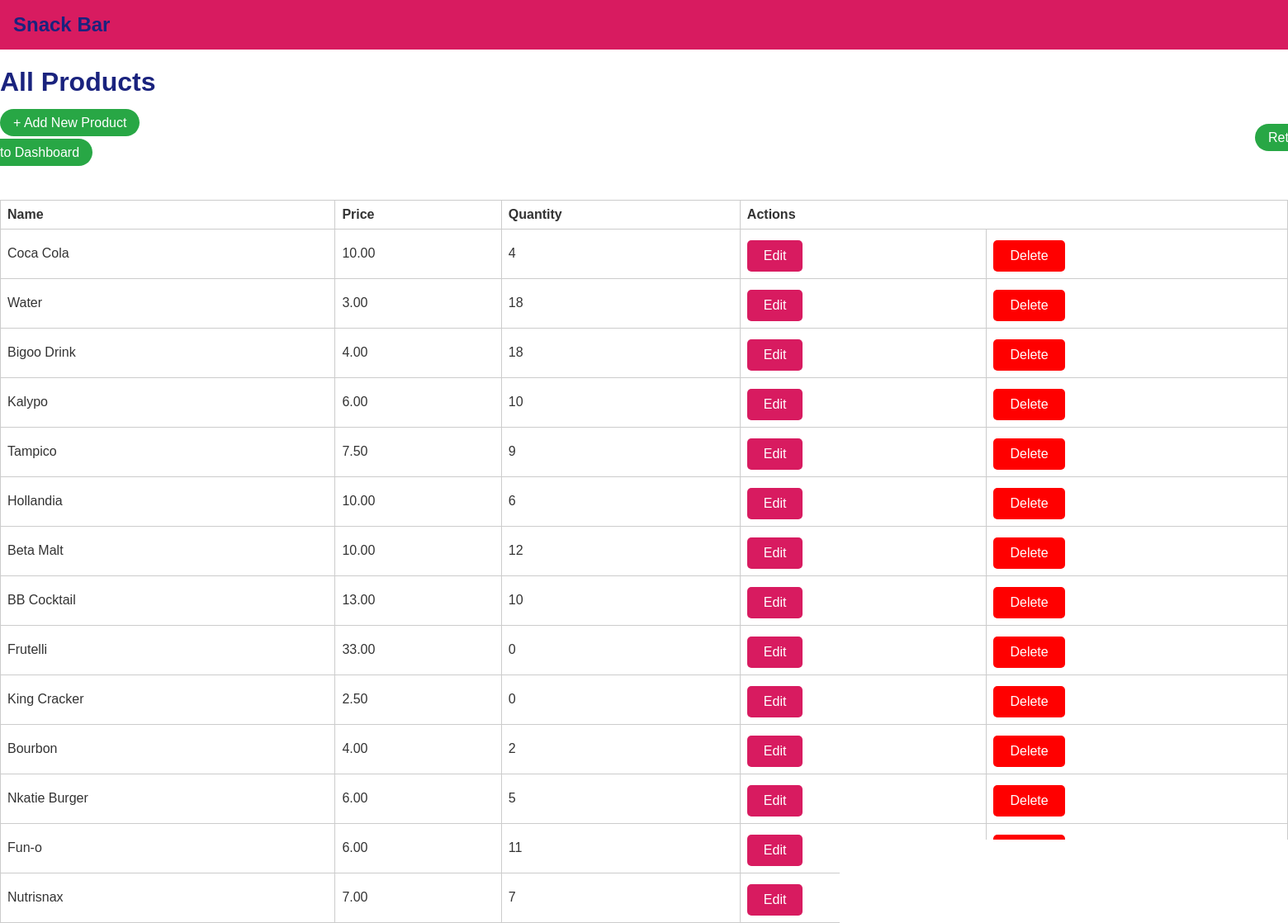
Before: /products/ with the older database file.
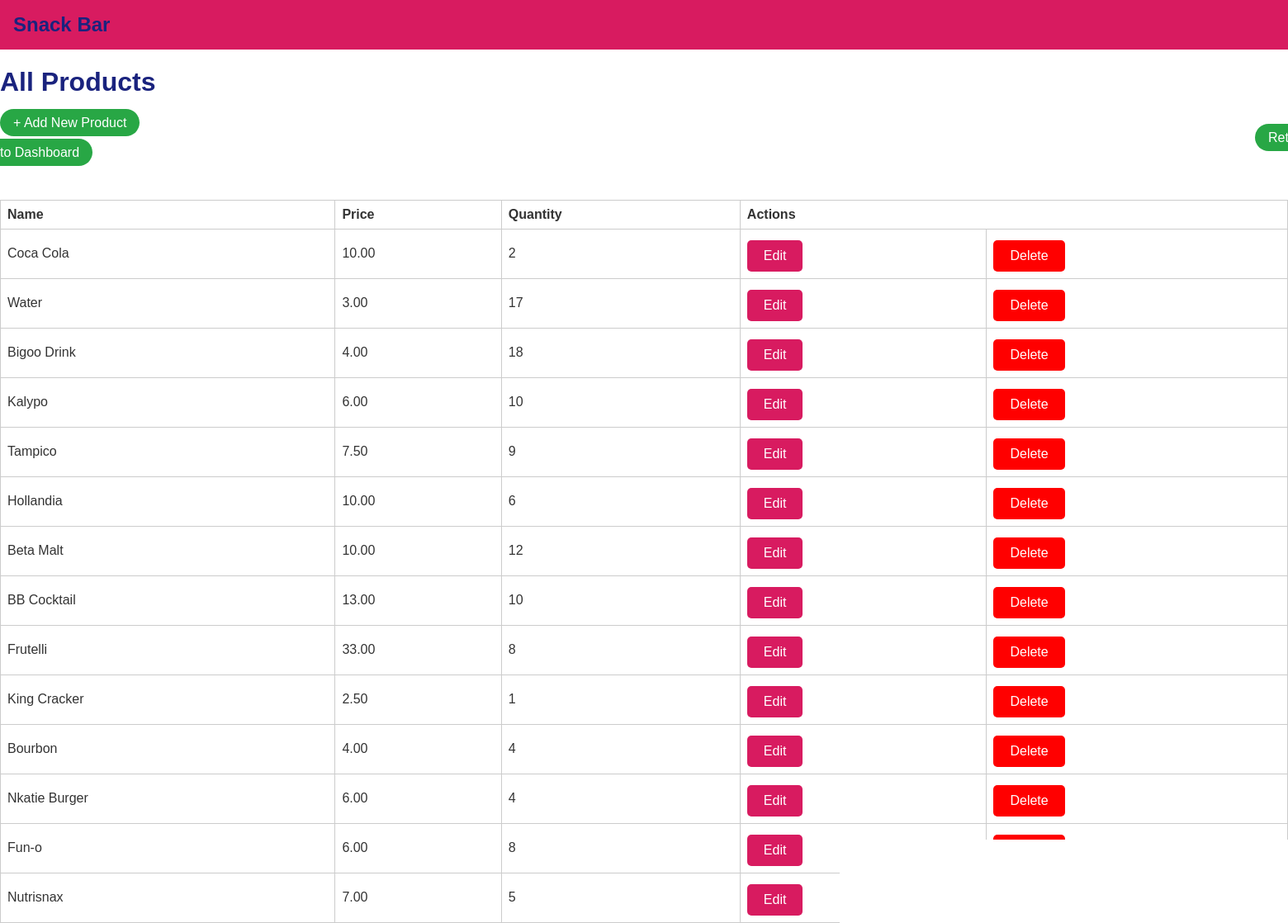
After: the same page with the newer database file.
### main/models.py (models this page shows, shortened)
class MenuItem(models.Model):
    CATEGORY_CHOICES = [
        ('biscuits', 'Biscuits'),
        ('drinks', 'Drinks'),
    ]
    name = models.CharField(max_length=100)
    price = models.DecimalField(max_digits=6, decimal_places=2)
    description = models.TextField(blank=True)
    quantity = models.PositiveIntegerField(default=0)
    image = models.ImageField(upload_to='menu_images/')
    category = models.CharField(max_length=30, choices=CATEGORY_CHOICES, default='drinks')

### main/views.py (the view)
# urls.py: path('products/', views.product_list, name='product_list'),
def product_list(request):
    products = MenuItem.objects.all()
    return render(request, 'main/product_list.html', {'products': products})

### main/templates/main/product_list.html (shortened to what this page needs)
{% load static %}
<!DOCTYPE html>
<html lang="en">
<head>
    <link rel="stylesheet" href="{% static 'main/style.css' %}">
</head>
<body>
    <nav>
        <h1>Snack Bar</h1>
    </nav>
    <main>
      <h1>All Products</h1>
      <div style="margin-bottom: 3rem;;">
        <a href="{% url 'add_product' %}" style="padding: 0.5rem 1rem; background-color: #28a745; color: white; text-decoration: none; border-radius: 20px;">
          + Add New Product
        </a>
         <a href="{% url 'admin_dashboard' %}" style="margin-left: 95rem; padding: 0.5rem 1rem; background-color: #28a745; color: white; text-decoration: none; border-radius: 20px;">Return to Dashboard</a>
      </div>
      <table>
        <tr>
          <th>Name</th>
          <th>Price</th>
          <th>Quantity</th>
          <th colspan="2">Actions</th>
        </tr>
        {% for product in products %}
       <tr>
         <td>{{ product.name }}</td>
         <td>{{ product.price }}</td>
         <td>{{ product.quantity }}</td>
         <td>
            <a href="{% url 'edit_product' product.id %}">
              <button>Edit</button>
            </a>
          </td>
          <td>
          <form method="post" action="{% url 'delete_product' product.id %}" onsubmit="return confirm('Are you sure you want to delete this product?');">
            <button type="submit" style="background-color: red; color: white;">Delete</button>
          </form>
          </td>
        </tr>
        {% endfor %}
      </table>
    </main>
</body>
</html>

Changed rows visible on the page:
changed MenuItem "Coca Cola": quantity "4" → "2"
changed MenuItem "Water": quantity "18" → "17"
changed MenuItem "Frutelli": quantity "0" → "8"
changed MenuItem "King Cracker": quantity "0" → "1"
changed MenuItem "Bourbon": quantity "2" → "4"
changed MenuItem "Nkatie Burger": quantity "5" → "4"
changed MenuItem "Fun-o": quantity "11" → "8"
changed MenuItem "Nutrisnax": quantity "7" → "5"
